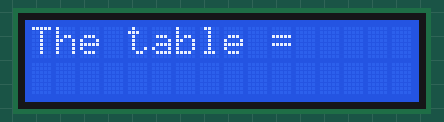
Recording of a sketch running on a simulated Arduino Uno, built with avr-gcc and run on an emulated ATmega328P. Parts: 16×2 character LCD.

Above: at 0.1 s.
At 1.1 s:
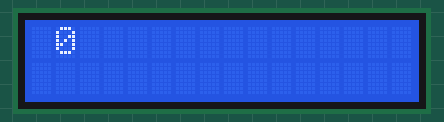
At 2.6 s:
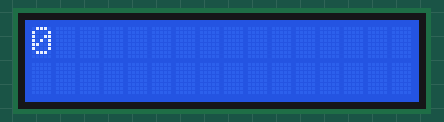

Measured:
- by itself, everything shown: repeats every 15.0 s, in 3 steps
- what the display in image 1 shows lasts 1.5 s, from 1.1 s to 2.6 s
- what the display in image 2 shows lasts 13.5 s, from 2.6 s to 16.1 s

The sketch:

LCD_Table_Write.ino
```cpp
#include<LiquidCrystal.h>

LiquidCrystal lcd(7,6,5,4,3,2); //RS,EN,D4,D5,D6,D7
void setup() {
  // put your setup code here, to run once:
lcd.begin(16,2);
//lcd.setCursor(0,0);
lcd.print("The table = ");
delay(1000);
lcd.clear();

}

void loop()
{
  int table,num;
  lcd.write(num);
  // put your main code here, to run repeatedly:
for(int i = 1 ; i <=10 ; i++)
    {
        table = num * i;

      lcd.print(table);
      delay(1500);
      lcd.clear();
    }
}
```
